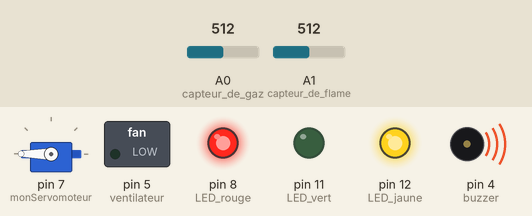
A sketch run on a simulated Arduino Uno, built with avr-gcc and run on an emulated ATmega328P. Shown: servo, switched loads named in the sketch (green lamp = pin HIGH), output pins drawn as LEDs (lit = HIGH), buzzer (waves = sounding, pin HIGH). The inputs (shaded band) are chosen by the test bench; at power-on: A0 (capteur_de_gaz) = 512, A1 (capteur_de_flame) = 512. The modem accepts every AT command (registered, SIM ready, sends succeed) and sends nothing else; what the sketch prints to the serial monitor is not drawn.

Above: at 0.1 s.
Timing chart, 0 to 1.6 s (numbered marks = the images above):
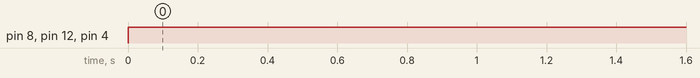

Measured:
- by itself, pin 8 (LED_rouge), pin 12 (LED_jaune), pin 4 (buzzer): LOW → HIGH at 0.00 s

The sketch:

gassensor5.ino
```cpp
  #include <SoftwareSerial.h> //bibliotheque du module GSM
#include <Servo.h> //cette bibliotheque  servo est nécessaire pour contrôler le servomoteur.
Servo monServomoteur; // Créer un objet servo pour nous permettre de contrôler le servomoteur.
SoftwareSerial gsm (9,10); // rx ,tx
const unsigned long eventInterval = 6000;
unsigned long previousTime = 0;//Type de données: unsigned long . c'est le nombre de millisecondes écoulées depuis le démarrage du programme.
int  flag = 0 ;
void setup() {
monServomoteur.attach(7);
pinMode(4,OUTPUT); // buzzer
pinMode(8,OUTPUT);// LED rouge
pinMode(11,OUTPUT);//LED vert
pinMode(12,OUTPUT);//LED jaune
pinMode(5,OUTPUT);//ventilateur
pinMode(A0,INPUT); // capteur de gaz
pinMode(A1,INPUT);// capteur de flame
Serial.begin (9600); // définit la vitesse des transferts que notre programme va effectuer.
gsm.begin(9600);
}
void loop() {
if (analogRead(A0)<400 && analogRead(A1)<400){
 flag =0 ;
 Serial.print("no risk\r"); //affichage des messages
 digitalWrite(11,HIGH); // la led verte est allumée
 digitalWrite(8,LOW);  // la led rouge est éteinte
 digitalWrite(12,LOW);// led jaune est éteinte
 digitalWrite(4,LOW);// buzzer désactivé
 digitalWrite(5,LOW);//ventilateur désactivé
 for (int position = 90; position >= -90; position--) {
    monServomoteur.write(position); }// Fait bouger le bras de 180° à 0°
delay(1000);}
while (analogRead(A0)>300  && analogRead(A1)<400 && flag == 0){
 flag = 1 ;
 digitalWrite(11,LOW);//la led verte est éteinte
  digitalWrite(8,LOW);//la led rouge est éteinte
 digitalWrite(12,HIGH);// la led jaune est allumée
 digitalWrite(8,LOW);//la led rouge est éteinte
 digitalWrite(4,HIGH); // buzzer actif
 digitalWrite(5,HIGH);//ventilateur actif
 for (int position = -180; position <= 180; position++) {
  monServomoteur.write(position);  }// Fait bouger le bras de 0° à 180°
  delay(100);
  Serial.println("AT");// affichage de commande AT
  gsm.println ("AT");
  delay(100);
  gsm.print("AT+CMGF = 1\r");                        //    Mode Texte
  delay (100);
  gsm.println("AT+CMGS = \"+21623171934\"");       // Numéro du consommateur
  delay (100);
  gsm.print("fuite de gaz detecte");// SMS Texte
  delay(100);
  Serial.print((char) 26);
  gsm.write((char) 26);                 // CTRL-Z
  delay (100);
  gsm.println();
  Serial.println();
  break ; }
  unsigned long currentTime = millis(); //La fonction millis renvoie le nombre de millisecondes pendant lesquelles notre carte Arduino a été mise sous tension.
  if ( currentTime - previousTime >= eventInterval&& analogRead(A0)>400 && analogRead(A1)<400 ) {
   previousTime = currentTime;   // Mettre à jour le timing pour la prochaine fois
   flag = 0 ;}
  else if ( currentTime - previousTime >= eventInterval && analogRead(A0)>400 && analogRead(A1)>400 )
   {previousTime = currentTime;// Mettre à jour le timing pour la prochaine fois
   flag =0; }
 while (analogRead(A1)>400 && analogRead(A0)>400 && flag == 0 ){
  flag = 1;
 digitalWrite(8,HIGH);//la led rouge est allumée
 digitalWrite(12,HIGH);//la led jaune est allumée
 digitalWrite(11,LOW);//la led verte est éteinte
 digitalWrite(4,HIGH);// buzzer actif
 digitalWrite(5,LOW);//ventilatteur actif
  for (int position = -180; position <= 180; position++) {
  monServomoteur.write(position);}   // Fait bouger le bras de 0° à 180°
  Serial.println("AT");
  gsm.println ("AT");
  delay(100);
  gsm.println("AT+CMGF = 1");                         //  Mode Texte
  delay (100);
  gsm.println("AT+CMGS = \"+21650863290\"");     // le numero du protection civile
  delay (100);
  gsm.println (" il y a un feu danger dans la rue de kalaa soghra"); // text SMS
  Serial.print((char) 26);
  gsm.print((char) 26);                 // CTRL-Z
  delay (100);
  gsm.println();
  Serial.println();
  delay(100);
  break ;}}
```
